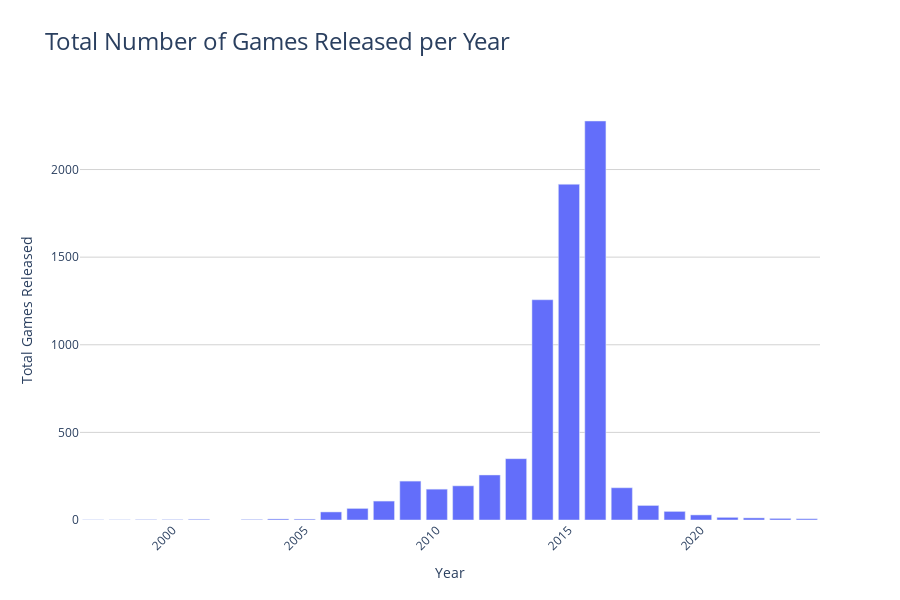

Source (notebook cell):
### Code cell
import pandas as pd
import plotly.express as px
import numpy as np

# Filter out games with invalid Year values (if necessary)
df_filtered = df_analysis[df_analysis['Year'] > 0]

# Group by 'Year' and count the total number of games released
games_per_year = df_filtered.groupby('Year').size().reset_index(name='GamesCount')

# Create an interactive bar chart using Plotly
fig = px.bar(
    games_per_year,
    x='Year',
    y='GamesCount',
    title="Total Number of Games Released per Year",
    labels={'GamesCount': 'Total Games Released', 'Year': 'Year'},
    height=600,
)

# Customize the layout for aesthetics
fig.update_layout(
    title_font_size=24,
    xaxis_tickangle=-45,
    plot_bgcolor='rgba(0,0,0,0)',  # Transparent background
    xaxis=dict(showgrid=False),
    yaxis=dict(showgrid=True, gridcolor='LightGrey'),
)

# Show the interactive plot
fig.show()

### Figure 1 — Plotly figure (JSON) as saved in the notebook; plotly's stock layout.template omitted (floating-point values rounded to 4 significant figures)
{"data": [{"alignmentgroup": "True", "hovertemplate": "Year=%{x}<br>Total Games Released=%{y}<extra></extra>", "legendgroup": "", "marker": {"color": "#636efa", "pattern": {"shape": ""}}, "name": "", "offsetgroup": "", "orientation": "v", "showlegend": false, "textposition": "auto", "type": "bar", "x": [1997, 1998, 1999, 2000, 2001, 2003, 2004, 2005, 2006, 2007, 2008, 2009, 2010, 2011, 2012, 2013, 2014, 2015, 2016, 2017, 2018, 2019, 2020, 2021, 2022, 2023, 2024], "xaxis": "x", "y": [1, 1, 2, 2, 4, 3, 6, 5, 46, 66, 108, 222, 176, 195, 257, 350, 1257, 1916, 2277, 184, 83, 49, 29, 15, 12, 9, 7], "yaxis": "y"}], "layout": {"barmode": "relative", "height": 600, "legend": {"tracegroupgap": 0}, "plot_bgcolor": "rgba(0,0,0,0)", "title": {"font": {"size": 24}, "text": "Total Number of Games Released per Year"}, "xaxis": {"anchor": "y", "domain": [0, 1], "showgrid": false, "tickangle": -45, "title": {"text": "Year"}}, "yaxis": {"anchor": "x", "domain": [0, 1], "gridcolor": "LightGrey", "showgrid": true, "title": {"text": "Total Games Released"}}}}
